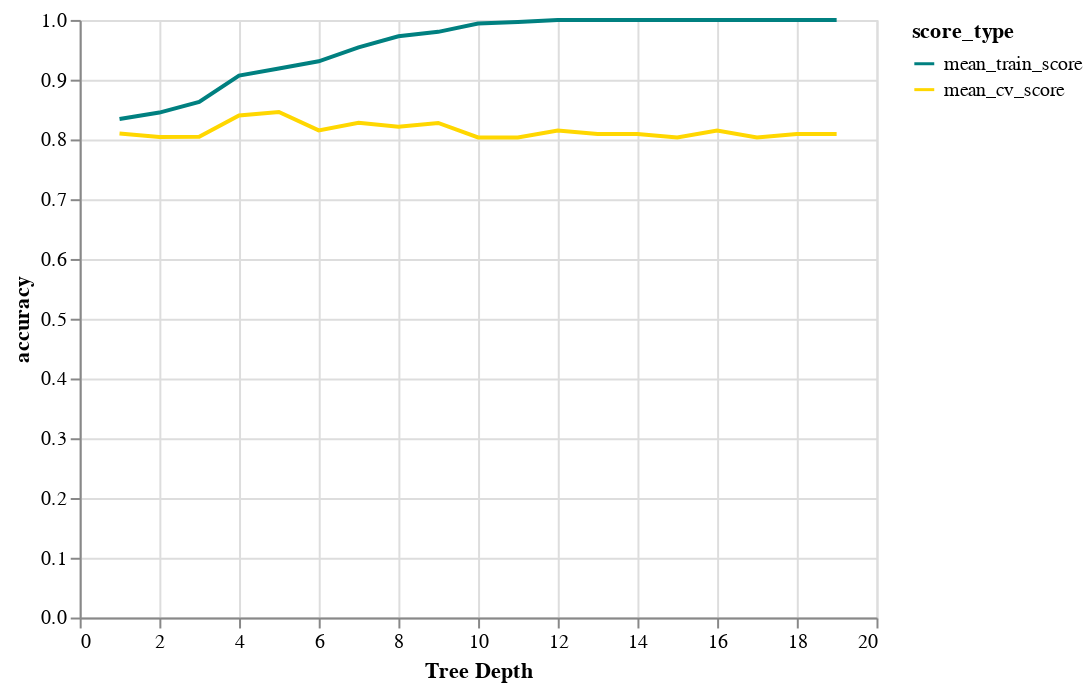

Write notebook code for a chart like this one.
### Code cell
source = results_df.melt(id_vars=['depth'] , 
                              value_vars=['mean_train_score', 'mean_cv_score'], 
                              var_name='score_type', value_name='accuracy')
chart1 = alt.Chart(source).mark_line().encode(
    alt.X('depth:Q', axis=alt.Axis(title="Tree Depth")),
    alt.Y('accuracy:Q'),
    alt.Color('score_type:N', scale=alt.Scale(domain=['mean_train_score', 'mean_cv_score'],
                                           range=['teal', 'gold'])))
chart1

### Figure 1 — Vega-Lite specification as saved in the notebook (floating-point values rounded to 4 significant figures)
{"config": {"view": {"continuousWidth": 400, "continuousHeight": 300}}, "data": {"name": "data-14faa0d289d0d1e44f8c2ea20a1f1397"}, "mark": "line", "encoding": {"color": {"field": "score_type", "scale": {"domain": ["mean_train_score", "mean_cv_score"], "range": ["teal", "gold"]}, "type": "nominal"}, "x": {"axis": {"title": "Tree Depth"}, "field": "depth", "type": "quantitative"}, "y": {"field": "accuracy", "type": "quantitative"}}, "$schema": "https://vega.github.io/schema/vega-lite/v4.17.0.json", "datasets": {"data-14faa0d289d0d1e44f8c2ea20a1f1397": [{"depth": 1, "score_type": "mean_train_score", "accuracy": 0.8343}, {"depth": 2, "score_type": "mean_train_score", "accuracy": 0.845}, {"depth": 3, "score_type": "mean_train_score", "accuracy": 0.863}, {"depth": 4, "score_type": "mean_train_score", "accuracy": 0.9069}, {"depth": 5, "score_type": "mean_train_score", "accuracy": 0.9188}, {"depth": 6, "score_type": "mean_train_score", "accuracy": 0.9308}, {"depth": 7, "score_type": "mean_train_score", "accuracy": 0.9541}, {"depth": 8, "score_type": "mean_train_score", "accuracy": 0.9727}, {"depth": 9, "score_type": "mean_train_score", "accuracy": 0.98}, {"depth": 10, "score_type": "mean_train_score", "accuracy": 0.994}, {"depth": 11, "score_type": "mean_train_score", "accuracy": 0.9967}, {"depth": 12, "score_type": "mean_train_score", "accuracy": 1.0}, {"depth": 13, "score_type": "mean_train_score", "accuracy": 1.0}, {"depth": 14, "score_type": "mean_train_score", "accuracy": 1.0}, {"depth": 15, "score_type": "mean_train_score", "accuracy": 1.0}, {"depth": 16, "score_type": "mean_train_score", "accuracy": 1.0}, {"depth": 17, "score_type": "mean_train_score", "accuracy": 1.0}, {"depth": 18, "score_type": "mean_train_score", "accuracy": 1.0}, {"depth": 19, "score_type": "mean_train_score", "accuracy": 1.0}, {"depth": 1, "score_type": "mean_cv_score", "accuracy": 0.8099}, {"depth": 2, "score_type": "mean_cv_score", "accuracy": 0.804}, {"depth": 3, "score_type": "mean_cv_score", "accuracy": 0.8044}, {"depth": 4, "score_type": "mean_cv_score", "accuracy": 0.8401}, {"depth": 5, "score_type": "mean_cv_score", "accuracy": 0.846}, {"depth": 6, "score_type": "mean_cv_score", "accuracy": 0.8151}, {"depth": 7, "score_type": "mean_cv_score", "accuracy": 0.8279}, {"depth": 8, "score_type": "mean_cv_score", "accuracy": 0.8213}, {"depth": 9, "score_type": "mean_cv_score", "accuracy": 0.8276}, {"depth": 10, "score_type": "mean_cv_score", "accuracy": 0.8033}, {"depth": 11, "score_type": "mean_cv_score", "accuracy": 0.8033}, {"depth": 12, "score_type": "mean_cv_score", "accuracy": 0.8151}, {"depth": 13, "score_type": "mean_cv_score", "accuracy": 0.8092}, {"depth": 14, "score_type": "mean_cv_score", "accuracy": 0.8092}, {"depth": 15, "score_type": "mean_cv_score", "accuracy": 0.8033}, {"depth": 16, "score_type": "mean_cv_score", "accuracy": 0.8151}, {"depth": 17, "score_type": "mean_cv_score", "accuracy": 0.8033}, {"depth": 18, "score_type": "mean_cv_score", "accuracy": 0.8092}, {"depth": 19, "score_type": "mean_cv_score", "accuracy": 0.8092}]}}
